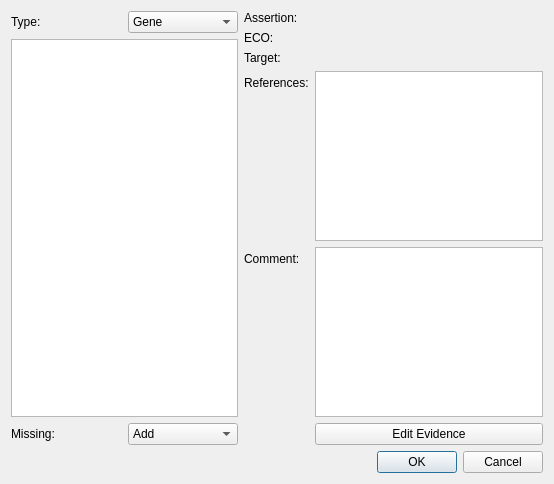
<?xml version="1.0" encoding="UTF-8"?>
<ui version="4.0">
 <class>BatchEvidenceDialog</class>
 <widget class="QDialog" name="BatchEvidenceDialog">
  <property name="geometry">
   <rect>
    <x>0</x>
    <y>0</y>
    <width>554</width>
    <height>484</height>
   </rect>
  </property>
  <property name="windowTitle">
   <string>Add evidences</string>
  </property>
  <layout class="QVBoxLayout" name="verticalLayout_2">
   <item>
    <layout class="QHBoxLayout" name="horizontalLayout_4">
     <item>
      <layout class="QVBoxLayout" name="verticalLayout">
       <item>
        <layout class="QHBoxLayout" name="horizontalLayout_2">
         <item>
          <widget class="QLabel" name="label_3">
           <property name="text">
            <string>Type:</string>
           </property>
          </widget>
         </item>
         <item>
          <widget class="QComboBox" name="comboBox_type">
           <item>
            <property name="text">
             <string>Gene</string>
            </property>
           </item>
          </widget>
         </item>
        </layout>
       </item>
       <item>
        <widget class="QPlainTextEdit" name="plainTextEdit"/>
       </item>
       <item>
        <layout class="QHBoxLayout" name="horizontalLayout">
         <item>
          <widget class="QLabel" name="label">
           <property name="text">
            <string>Missing:</string>
           </property>
          </widget>
         </item>
         <item>
          <widget class="QComboBox" name="comboBox_missing">
           <item>
            <property name="text">
             <string>Add</string>
            </property>
           </item>
           <item>
            <property name="text">
             <string>Ignore</string>
            </property>
           </item>
          </widget>
         </item>
        </layout>
       </item>
      </layout>
     </item>
     <item>
      <layout class="QFormLayout" name="formLayout">
       <item row="0" column="0">
        <widget class="QLabel" name="label_2">
         <property name="text">
          <string>Assertion:</string>
         </property>
        </widget>
       </item>
       <item row="0" column="1">
        <widget class="QLabel" name="label_assertion">
         <property name="text">
          <string/>
         </property>
        </widget>
       </item>
       <item row="1" column="0">
        <widget class="QLabel" name="label_4">
         <property name="text">
          <string>ECO:</string>
         </property>
        </widget>
       </item>
       <item row="1" column="1">
        <widget class="QLabel" name="label_eco">
         <property name="text">
          <string/>
         </property>
        </widget>
       </item>
       <item row="2" column="0">
        <widget class="QLabel" name="label_6">
         <property name="text">
          <string>Target:</string>
         </property>
        </widget>
       </item>
       <item row="2" column="1">
        <widget class="QLabel" name="label_target">
         <property name="text">
          <string/>
         </property>
        </widget>
       </item>
       <item row="4" column="0">
        <widget class="QLabel" name="label_8">
         <property name="text">
          <string>Comment:</string>
         </property>
        </widget>
       </item>
       <item row="4" column="1">
        <widget class="QTextBrowser" name="textBrowser_comment"/>
       </item>
       <item row="6" column="1">
        <widget class="QPushButton" name="pushButton">
         <property name="text">
          <string>Edit Evidence</string>
         </property>
        </widget>
       </item>
       <item row="3" column="0">
        <widget class="QLabel" name="label_9">
         <property name="text">
          <string>References:</string>
         </property>
        </widget>
       </item>
       <item row="3" column="1">
        <widget class="QListWidget" name="listWidget_referencees"/>
       </item>
      </layout>
     </item>
    </layout>
   </item>
   <item>
    <widget class="QDialogButtonBox" name="buttonBox">
     <property name="orientation">
      <enum>Qt::Horizontal</enum>
     </property>
     <property name="standardButtons">
      <set>QDialogButtonBox::Cancel|QDialogButtonBox::Ok</set>
     </property>
    </widget>
   </item>
  </layout>
 </widget>
 <resources/>
 <connections>
  <connection>
   <sender>buttonBox</sender>
   <signal>accepted()</signal>
   <receiver>BatchEvidenceDialog</receiver>
   <slot>accept()</slot>
   <hints>
    <hint type="sourcelabel">
     <x>248</x>
     <y>254</y>
    </hint>
    <hint type="destinationlabel">
     <x>157</x>
     <y>274</y>
    </hint>
   </hints>
  </connection>
  <connection>
   <sender>buttonBox</sender>
   <signal>rejected()</signal>
   <receiver>BatchEvidenceDialog</receiver>
   <slot>reject()</slot>
   <hints>
    <hint type="sourcelabel">
     <x>316</x>
     <y>260</y>
    </hint>
    <hint type="destinationlabel">
     <x>286</x>
     <y>274</y>
    </hint>
   </hints>
  </connection>
 </connections>
</ui>
